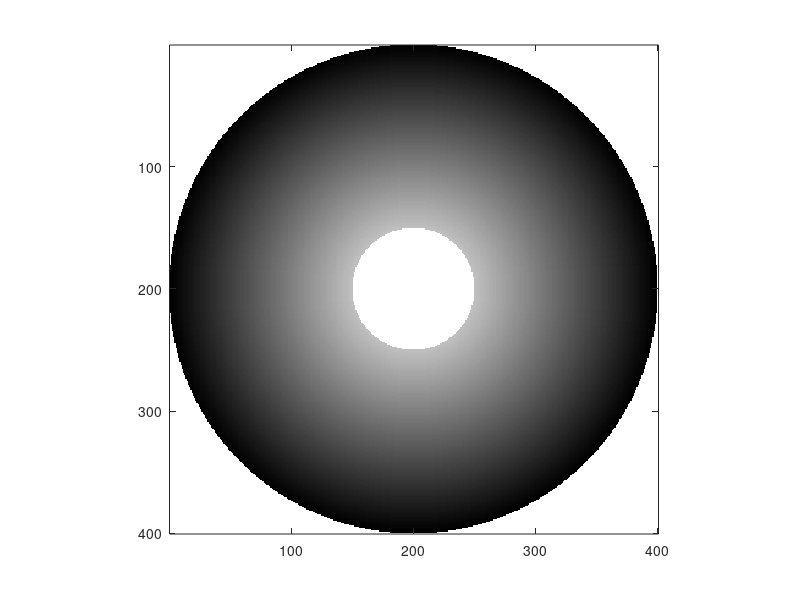
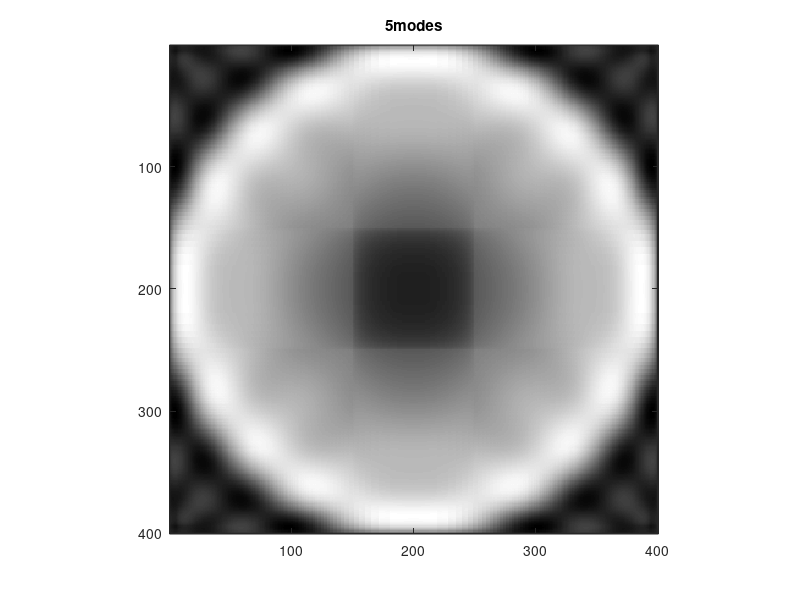
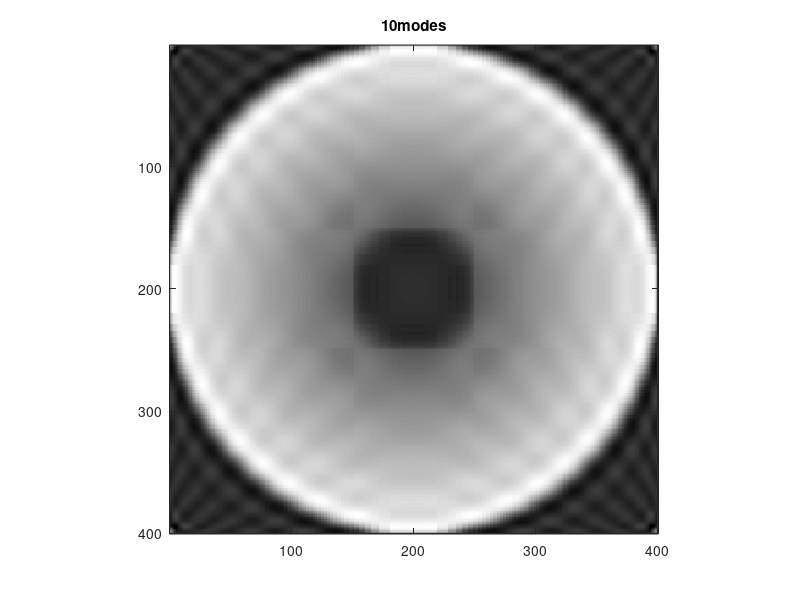
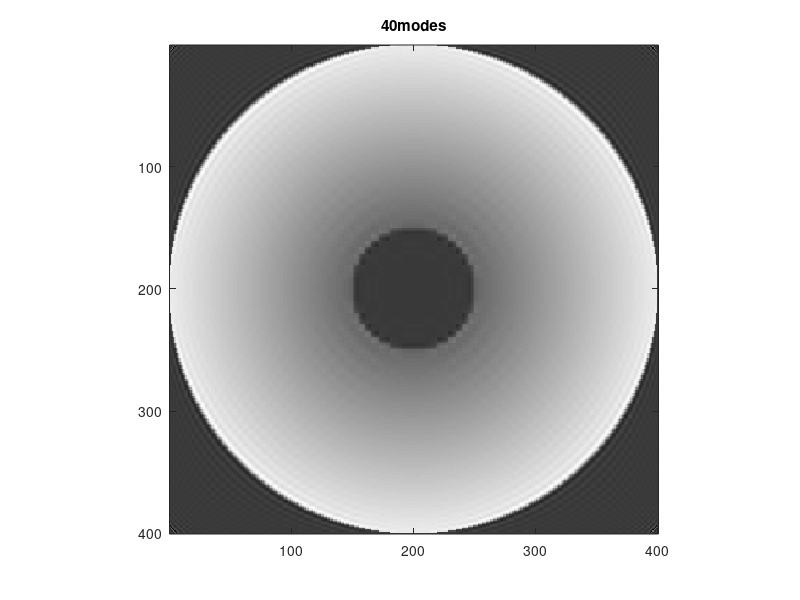

Here is the MATLAB script that generated these plots, in order:
close all
%% Part (a)
A = zeros(400, 400);
for i = 1 : 400
    for j = 1 : 400
        r = ((i - 200)^2 + (j - 200)^2)^(1/2);
        if (50 <= r) & (r <= 200)
            A(i,j) = r/200;
        else
            A(i,j) = 0;
        end
    end
end
imagesc(A);
cmap = colormap(gray(100)); 
colormap(1 - cmap);
axis('square')

%% Part (b)
[U S V] = svd(A);
for k = [5 10 40 120 150]
    Ak = zeros(400, 400);
    for l = 1:k
        Ak = Ak + U(:,l)*S(l,l)*V(:,l)';
    end
    figure,imagesc(Ak),axis('square')
    cmap = colormap(gray(100)); 
    title([num2str(k), 'modes'])
end
sigma = diag(S);
sigma(1:20); % obtian first 20 singular values

%% Part(c)
semilogy(sigma,'o');